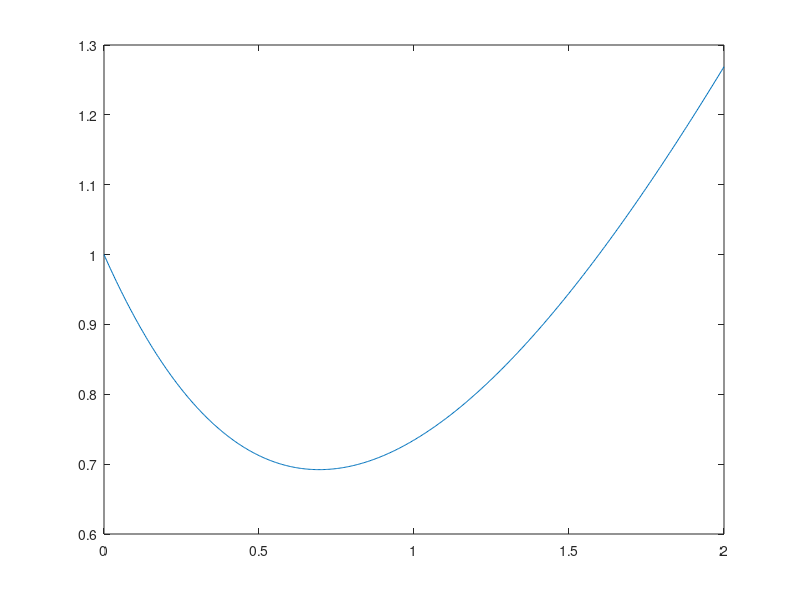

Here is the MATLAB script that generated this plot:

t=linspace(0,2,500);
y=linspace(1,1,500);
for n=1:499
    h=2/500;
    yy=t(n)-abs(y(n));
    y(n+1)=y(n)+h*yy;
end
plot(t,y)
